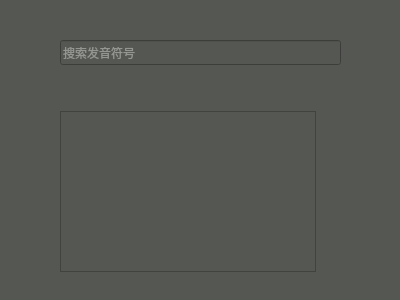
<?xml version="1.0" encoding="UTF-8"?>
<ui version="4.0">
 <class>Search</class>
 <widget class="QWidget" name="Search">
  <property name="geometry">
   <rect>
    <x>0</x>
    <y>0</y>
    <width>400</width>
    <height>300</height>
   </rect>
  </property>
  <property name="windowTitle">
   <string>Search</string>
  </property>
  <property name="windowIcon">
   <iconset resource="src.qrc">
    <normaloff>:/imag/icon.png</normaloff>:/imag/icon.png</iconset>
  </property>
  <property name="styleSheet">
   <string notr="true">QToolTip{

background-color:rgb(46, 52, 54);
color: rgb(211, 215, 207);
border:1px solid rgb(85, 87, 83);
}

QWidget{
	background-color: rgb(85, 87, 83);
	color: rgb(211, 215, 207);
}</string>
  </property>
  <widget class="QListWidget" name="slist">
   <property name="geometry">
    <rect>
     <x>60</x>
     <y>111</y>
     <width>256</width>
     <height>161</height>
    </rect>
   </property>
  </widget>
  <widget class="QLineEdit" name="line">
   <property name="geometry">
    <rect>
     <x>60</x>
     <y>40</y>
     <width>281</width>
     <height>25</height>
    </rect>
   </property>
   <property name="placeholderText">
    <string>搜索发音符号</string>
   </property>
   <property name="clearButtonEnabled">
    <bool>false</bool>
   </property>
  </widget>
  <widget class="QPushButton" name="push">
   <property name="geometry">
    <rect>
     <x>80</x>
     <y>80</y>
     <width>89</width>
     <height>16</height>
    </rect>
   </property>
   <property name="styleSheet">
    <string notr="true">background-color: rgba(0, 0, 0,0);
border:none;</string>
   </property>
   <property name="text">
    <string/>
   </property>
  </widget>
 </widget>
 <resources>
  <include location="src.qrc"/>
 </resources>
 <connections/>
</ui>
